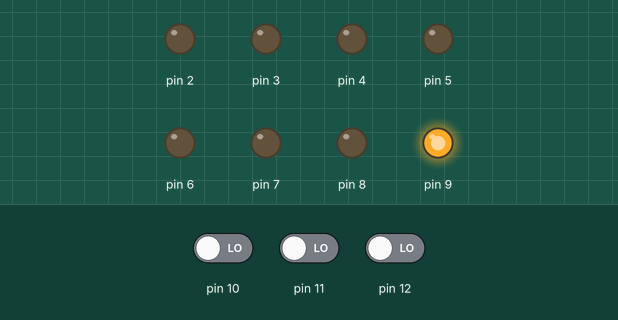
A program run on a simulated Arduino Uno, built with avr-gcc and run on an emulated ATmega328P. Parts: output pins drawn as LEDs (lit = HIGH). Inputs (shaded band) come from the test bench; at power-on: pin 10 LOW, pin 11 LOW, pin 12 LOW.

Above: at 1.2 s.
1.3 s: pin 10 driven HIGH
At 1.8 s:
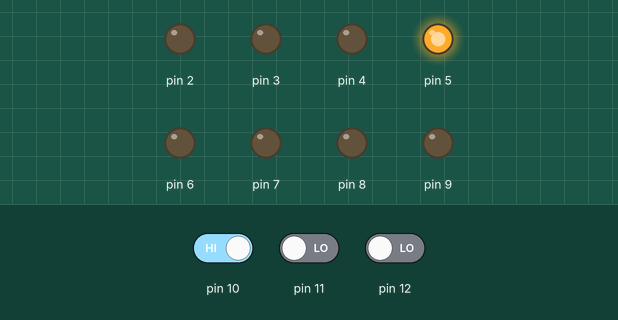
2.8 s: pin 11 driven HIGH
At 4.0 s:
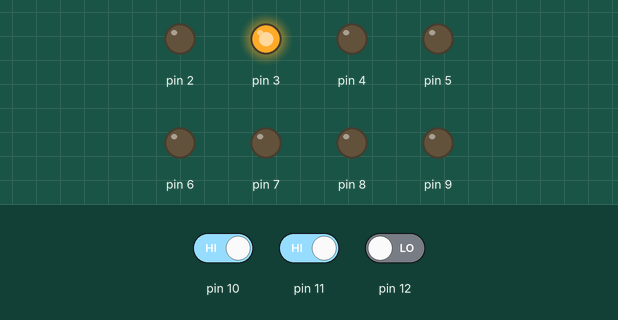
4.3 s: pin 12 driven HIGH
At 5.3 s:
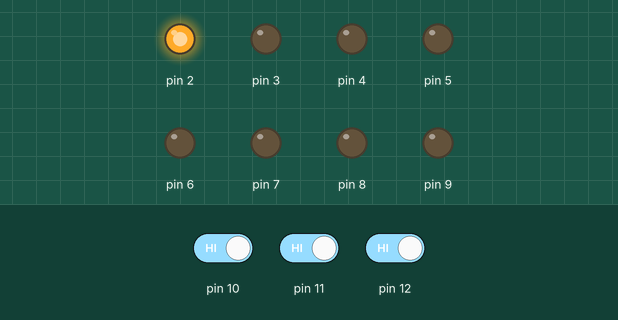
5.8 s: pin 10 driven LOW
At 6.4 s:
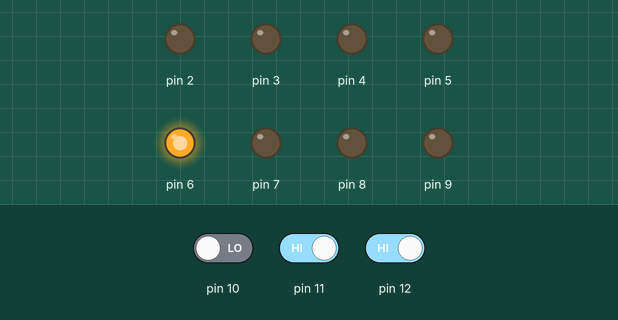
7.3 s: pin 11 driven LOW
At 7.6 s:
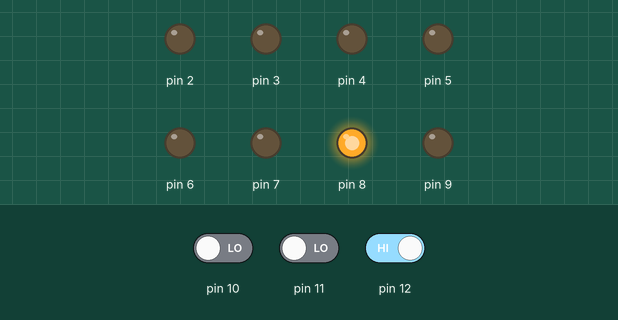
8.8 s: pin 10 driven HIGH
At 9.9 s:
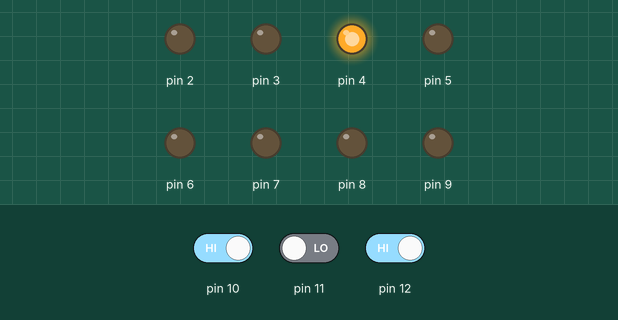
Timing chart, 0 to 11.3 s (numbered marks = the images above; inputs shaded):
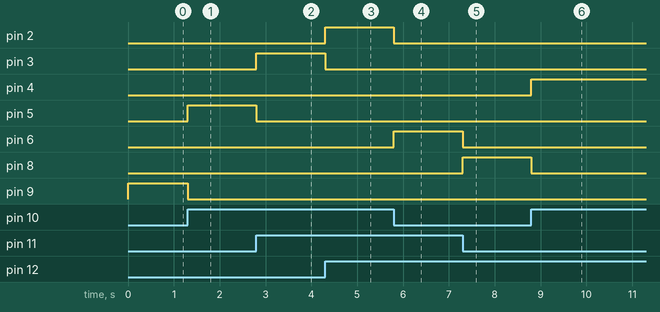

The program:

main.cpp
```cpp
#include <Arduino.h>
int X,Y,Z;
int A,B,C,D,E,F,G,H;
void disp_7447(int H, int G, int F, int E, int D,int C, int B, int A)
{
  digitalWrite(2, A);
  digitalWrite(3, B);
  digitalWrite(4, C);
  digitalWrite(5, D);
  digitalWrite(6, E);
  digitalWrite(7, F);
  digitalWrite(8, G);
  digitalWrite(9, H);

}
void setup() {
    pinMode(2, OUTPUT);
    pinMode(3, OUTPUT);
    pinMode(4, OUTPUT);
    pinMode(5, OUTPUT);
    pinMode(6, OUTPUT);
    pinMode(7, OUTPUT);
    pinMode(8, OUTPUT);
    pinMode(9, OUTPUT);
    pinMode(10, INPUT);
    pinMode(11, INPUT);
    pinMode(12, INPUT);}

void loop() {
X=digitalRead(10);
Y=digitalRead(11);
Z=digitalRead(12);

A= !X&&!Y&&!Z;
B= !X&&!Y&&Z;
C= !X&&Y&&!Z;
D= !X&&Y&&Z;
E= X&&!Y&&!Z;
F= X&&!Y&&Z;
G= X&&Y&&!Z;
H= X&&Y&&Z;

disp_7447(A,B,C,D,E,F,G,H);
}
```

Measured:
- after the input at 1.3 s, pin 5: LOW → HIGH at once; pin 9: HIGH → LOW at once
- after the input at 2.8 s, pin 3: LOW → HIGH at once; pin 5: HIGH → LOW at once
- after the input at 4.3 s, pin 2: LOW → HIGH at once; pin 3: HIGH → LOW at once
- after the input at 5.8 s, pin 2: HIGH → LOW at once; pin 6: LOW → HIGH at once
- after the input at 7.3 s, pin 6: HIGH → LOW at once; pin 8: LOW → HIGH at once
- after the input at 8.8 s, pin 4: LOW → HIGH at once; pin 8: HIGH → LOW at once
